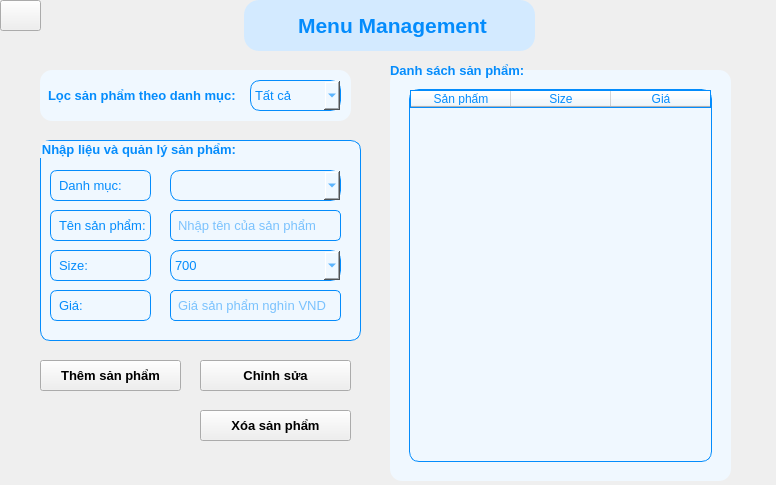
<?xml version="1.0" encoding="UTF-8"?>
<ui version="4.0">
 <class>MainWindow</class>
 <widget class="QMainWindow" name="MainWindow">
  <property name="geometry">
   <rect>
    <x>0</x>
    <y>0</y>
    <width>776</width>
    <height>485</height>
   </rect>
  </property>
  <property name="sizePolicy">
   <sizepolicy hsizetype="Fixed" vsizetype="Fixed">
    <horstretch>0</horstretch>
    <verstretch>0</verstretch>
   </sizepolicy>
  </property>
  <property name="windowTitle">
   <string>Skibidi Water</string>
  </property>
  <property name="windowIcon">
   <iconset>
    <normaloff>../../../images/skibidi.png</normaloff>../../../images/skibidi.png</iconset>
  </property>
  <property name="styleSheet">
   <string notr="true"/>
  </property>
  <widget class="QWidget" name="centralwidget">
   <widget class="QGroupBox" name="groupBox">
    <property name="geometry">
     <rect>
      <x>390</x>
      <y>70</y>
      <width>341</width>
      <height>411</height>
     </rect>
    </property>
    <property name="sizePolicy">
     <sizepolicy hsizetype="Maximum" vsizetype="Maximum">
      <horstretch>0</horstretch>
      <verstretch>0</verstretch>
     </sizepolicy>
    </property>
    <property name="font">
     <font>
      <pointsize>10</pointsize>
      <weight>75</weight>
      <bold>true</bold>
      <underline>false</underline>
     </font>
    </property>
    <property name="layoutDirection">
     <enum>Qt::LeftToRight</enum>
    </property>
    <property name="styleSheet">
     <string notr="true">QGroupBox {
    background-color: #F0F8FF;
    border: 21px #048cfc;
    border-radius: 12px;
    padding: 10px;
}
QGroupBox::title {
    color: #048cfc;
    font-weight: bold;
    padding: 5px;
}</string>
    </property>
    <property name="title">
     <string/>
    </property>
    <layout class="QGridLayout" name="gridLayout">
     <item row="0" column="0">
      <widget class="QTableWidget" name="tableWidget">
       <property name="sizePolicy">
        <sizepolicy hsizetype="Maximum" vsizetype="Maximum">
         <horstretch>0</horstretch>
         <verstretch>0</verstretch>
        </sizepolicy>
       </property>
       <property name="maximumSize">
        <size>
         <width>600</width>
         <height>1000</height>
        </size>
       </property>
       <property name="font">
        <font>
         <pointsize>10</pointsize>
        </font>
       </property>
       <property name="styleSheet">
        <string notr="true">    background-color: #F0F8FF;
color: #048cfc;
border-radius: 10px;
border: 1px solid #048cfc</string>
       </property>
       <property name="verticalScrollMode">
        <enum>QAbstractItemView::ScrollPerPixel</enum>
       </property>
       <property name="horizontalScrollMode">
        <enum>QAbstractItemView::ScrollPerPixel</enum>
       </property>
       <column>
        <property name="text">
         <string>Sản phẩm</string>
        </property>
       </column>
       <column>
        <property name="text">
         <string>Size</string>
        </property>
       </column>
       <column>
        <property name="text">
         <string>Giá</string>
        </property>
       </column>
      </widget>
     </item>
    </layout>
   </widget>
   <widget class="QLabel" name="label_2">
    <property name="geometry">
     <rect>
      <x>40</x>
      <y>70</y>
      <width>311</width>
      <height>51</height>
     </rect>
    </property>
    <property name="font">
     <font>
      <family>MS Shell Dlg 2</family>
      <pointsize>10</pointsize>
      <weight>9</weight>
      <italic>false</italic>
      <bold>false</bold>
     </font>
    </property>
    <property name="styleSheet">
     <string notr="true">color: rgb(4, 140, 252);
font: 75 10pt &quot;MS Shell Dlg 2&quot;;
border-radius: 12px;
padding: 5px;
background-color: #F0F8FF;</string>
    </property>
    <property name="text">
     <string>&lt;html&gt;&lt;head/&gt;&lt;body&gt;&lt;p&gt;&lt;span style=&quot; font-weight:696; color:#048cfc;&quot;&gt;Lọc sản phẩm theo danh mục:&lt;/span&gt;&lt;/p&gt;&lt;/body&gt;&lt;/html&gt;</string>
    </property>
   </widget>
   <widget class="QGroupBox" name="groupBox_3">
    <property name="geometry">
     <rect>
      <x>40</x>
      <y>140</y>
      <width>321</width>
      <height>201</height>
     </rect>
    </property>
    <property name="font">
     <font>
      <pointsize>10</pointsize>
      <weight>75</weight>
      <bold>true</bold>
     </font>
    </property>
    <property name="styleSheet">
     <string notr="true">background-color: #F0F8FF;
color: #048cfc;
border-radius: 10px;
border: 1px solid #048cfc</string>
    </property>
    <property name="title">
     <string>Nhập liệu và quản lý sản phẩm:</string>
    </property>
    <widget class="QLineEdit" name="lineEditNhapTenSanPham">
     <property name="geometry">
      <rect>
       <x>130</x>
       <y>70</y>
       <width>171</width>
       <height>31</height>
      </rect>
     </property>
     <property name="font">
      <font>
       <pointsize>10</pointsize>
      </font>
     </property>
     <property name="styleSheet">
      <string notr="true">    border-radius: 5px;
    padding: 5px;</string>
     </property>
     <property name="placeholderText">
      <string>Nhập tên của sản phẩm</string>
     </property>
    </widget>
    <widget class="QLabel" name="label_4">
     <property name="geometry">
      <rect>
       <x>10</x>
       <y>70</y>
       <width>101</width>
       <height>31</height>
      </rect>
     </property>
     <property name="font">
      <font>
       <pointsize>10</pointsize>
      </font>
     </property>
     <property name="styleSheet">
      <string notr="true">    border-radius: 7px;
    padding: 5px;</string>
     </property>
     <property name="text">
      <string>Tên sản phẩm:</string>
     </property>
    </widget>
    <widget class="QLabel" name="label_5">
     <property name="geometry">
      <rect>
       <x>10</x>
       <y>30</y>
       <width>101</width>
       <height>31</height>
      </rect>
     </property>
     <property name="font">
      <font>
       <pointsize>10</pointsize>
      </font>
     </property>
     <property name="styleSheet">
      <string notr="true">    border-radius: 7px;
    padding: 5px;</string>
     </property>
     <property name="text">
      <string>Danh mục:</string>
     </property>
    </widget>
    <widget class="QLabel" name="label_6">
     <property name="geometry">
      <rect>
       <x>10</x>
       <y>150</y>
       <width>101</width>
       <height>31</height>
      </rect>
     </property>
     <property name="font">
      <font>
       <pointsize>10</pointsize>
      </font>
     </property>
     <property name="styleSheet">
      <string notr="true">    border-radius: 7px;
    padding: 5px;</string>
     </property>
     <property name="text">
      <string>Giá:</string>
     </property>
    </widget>
    <widget class="QComboBox" name="comboBox_LoaiDoUong">
     <property name="geometry">
      <rect>
       <x>130</x>
       <y>30</y>
       <width>171</width>
       <height>31</height>
      </rect>
     </property>
     <property name="font">
      <font>
       <pointsize>10</pointsize>
      </font>
     </property>
     <property name="cursor">
      <cursorShape>PointingHandCursor</cursorShape>
     </property>
     <item>
      <property name="text">
       <string/>
      </property>
     </item>
     <item>
      <property name="text">
       <string>Trà sữa</string>
      </property>
     </item>
     <item>
      <property name="text">
       <string>Cà phê</string>
      </property>
     </item>
     <item>
      <property name="text">
       <string>Đá Xay</string>
      </property>
     </item>
     <item>
      <property name="text">
       <string>Soda</string>
      </property>
     </item>
     <item>
      <property name="text">
       <string>Nước Ép</string>
      </property>
     </item>
     <item>
      <property name="text">
       <string>Sinh Tố</string>
      </property>
     </item>
     <item>
      <property name="text">
       <string>Nước Ngọt</string>
      </property>
     </item>
     <item>
      <property name="text">
       <string>Trà Trái Cây</string>
      </property>
     </item>
     <item>
      <property name="text">
       <string>Khác</string>
      </property>
     </item>
    </widget>
    <widget class="QLineEdit" name="lineEditGia">
     <property name="geometry">
      <rect>
       <x>130</x>
       <y>150</y>
       <width>171</width>
       <height>31</height>
      </rect>
     </property>
     <property name="font">
      <font>
       <pointsize>10</pointsize>
      </font>
     </property>
     <property name="cursor">
      <cursorShape>IBeamCursor</cursorShape>
     </property>
     <property name="styleSheet">
      <string notr="true">    border-radius: 5px;
    padding: 5px;</string>
     </property>
     <property name="placeholderText">
      <string>Giá sản phẩm nghìn VND</string>
     </property>
    </widget>
    <widget class="QLabel" name="label_7">
     <property name="geometry">
      <rect>
       <x>10</x>
       <y>110</y>
       <width>101</width>
       <height>31</height>
      </rect>
     </property>
     <property name="font">
      <font>
       <pointsize>10</pointsize>
      </font>
     </property>
     <property name="styleSheet">
      <string notr="true">    border-radius: 7px;
    padding: 5px;</string>
     </property>
     <property name="text">
      <string>Size:</string>
     </property>
    </widget>
    <widget class="QComboBox" name="comboBox_SizeDoUong">
     <property name="geometry">
      <rect>
       <x>130</x>
       <y>110</y>
       <width>171</width>
       <height>31</height>
      </rect>
     </property>
     <property name="font">
      <font>
       <pointsize>10</pointsize>
      </font>
     </property>
     <property name="cursor">
      <cursorShape>PointingHandCursor</cursorShape>
     </property>
     <property name="toolTip">
      <string>&lt;html&gt;&lt;head/&gt;&lt;body&gt;&lt;p&gt;Đơn vị ml&lt;/p&gt;&lt;/body&gt;&lt;/html&gt;</string>
     </property>
     <item>
      <property name="text">
       <string>700</string>
      </property>
     </item>
     <item>
      <property name="text">
       <string>1000</string>
      </property>
     </item>
    </widget>
   </widget>
   <widget class="QComboBox" name="comboBox_LocSanPhamTheoDanhMuc">
    <property name="geometry">
     <rect>
      <x>250</x>
      <y>80</y>
      <width>91</width>
      <height>31</height>
     </rect>
    </property>
    <property name="font">
     <font>
      <pointsize>10</pointsize>
     </font>
    </property>
    <property name="styleSheet">
     <string notr="true">background-color: #F0F8FF;
color: #048cfc;
border-radius: 10px;
border: 1px solid #048cfc</string>
    </property>
    <item>
     <property name="text">
      <string>Tất cả</string>
     </property>
    </item>
    <item>
     <property name="text">
      <string>Sinh tố</string>
     </property>
    </item>
    <item>
     <property name="text">
      <string>Nước ngọt</string>
     </property>
    </item>
    <item>
     <property name="text">
      <string>Cà phê</string>
     </property>
    </item>
    <item>
     <property name="text">
      <string>Nước ép</string>
     </property>
    </item>
    <item>
     <property name="text">
      <string>Trà</string>
     </property>
    </item>
   </widget>
   <widget class="QPushButton" name="HomeButton">
    <property name="geometry">
     <rect>
      <x>0</x>
      <y>0</y>
      <width>41</width>
      <height>31</height>
     </rect>
    </property>
    <property name="text">
     <string/>
    </property>
    <property name="icon">
     <iconset>
      <normaloff>../../../images/Home.webp</normaloff>../../../images/Home.webp</iconset>
    </property>
   </widget>
   <widget class="QPushButton" name="pushButton_ChinhSua">
    <property name="geometry">
     <rect>
      <x>200</x>
      <y>360</y>
      <width>151</width>
      <height>31</height>
     </rect>
    </property>
    <property name="font">
     <font>
      <family>MS Shell Dlg 2</family>
      <pointsize>10</pointsize>
      <weight>75</weight>
      <italic>false</italic>
      <bold>true</bold>
     </font>
    </property>
    <property name="cursor">
     <cursorShape>PointingHandCursor</cursorShape>
    </property>
    <property name="styleSheet">
     <string notr="true">QPushButton {
    background-color: #048cfc;
    color: white;
    border-radius: 10px;
    padding: 5px;
}
QPushButton:hover {
    background-color: #026bb3;
}
	font: 75 10pt &quot;MS Shell Dlg 2&quot;;</string>
    </property>
    <property name="text">
     <string>Chỉnh sửa</string>
    </property>
   </widget>
   <widget class="QPushButton" name="pushButton_ThemSP">
    <property name="geometry">
     <rect>
      <x>40</x>
      <y>360</y>
      <width>141</width>
      <height>31</height>
     </rect>
    </property>
    <property name="font">
     <font>
      <family>MS Shell Dlg 2</family>
      <pointsize>10</pointsize>
      <weight>75</weight>
      <italic>false</italic>
      <bold>true</bold>
     </font>
    </property>
    <property name="cursor">
     <cursorShape>PointingHandCursor</cursorShape>
    </property>
    <property name="styleSheet">
     <string notr="true">QPushButton {
    background-color: #048cfc;
    color: white;
    border-radius: 10px;
    padding: 5px;
}
QPushButton:hover {
    background-color: #026bb3;
}
	font: 75 10pt &quot;MS Shell Dlg 2&quot;;</string>
    </property>
    <property name="text">
     <string>Thêm sản phẩm</string>
    </property>
    <property name="iconSize">
     <size>
      <width>170</width>
      <height>80</height>
     </size>
    </property>
   </widget>
   <widget class="QPushButton" name="pushButton_Xoa">
    <property name="geometry">
     <rect>
      <x>200</x>
      <y>410</y>
      <width>151</width>
      <height>31</height>
     </rect>
    </property>
    <property name="font">
     <font>
      <family>MS Shell Dlg 2</family>
      <pointsize>10</pointsize>
      <weight>75</weight>
      <italic>false</italic>
      <bold>true</bold>
     </font>
    </property>
    <property name="cursor">
     <cursorShape>PointingHandCursor</cursorShape>
    </property>
    <property name="styleSheet">
     <string notr="true">QPushButton {
    background-color: #048cfc;
    color: white;
    border-radius: 10px;
    padding: 5px;
}
QPushButton:hover {
    background-color: #026bb3;
}
	font: 75 10pt &quot;MS Shell Dlg 2&quot;;</string>
    </property>
    <property name="text">
     <string>Xóa sản phẩm</string>
    </property>
   </widget>
   <widget class="QLabel" name="label_3">
    <property name="geometry">
     <rect>
      <x>0</x>
      <y>0</y>
      <width>791</width>
      <height>481</height>
     </rect>
    </property>
    <property name="font">
     <font>
      <pointsize>10</pointsize>
      <weight>75</weight>
      <bold>true</bold>
     </font>
    </property>
    <property name="text">
     <string/>
    </property>
    <property name="pixmap">
     <pixmap>../../../images/backround.png</pixmap>
    </property>
    <property name="scaledContents">
     <bool>true</bool>
    </property>
    <property name="wordWrap">
     <bool>true</bool>
    </property>
   </widget>
   <widget class="QLabel" name="label">
    <property name="geometry">
     <rect>
      <x>244</x>
      <y>0</y>
      <width>291</width>
      <height>51</height>
     </rect>
    </property>
    <property name="font">
     <font>
      <pointsize>16</pointsize>
      <weight>75</weight>
      <bold>true</bold>
     </font>
    </property>
    <property name="styleSheet">
     <string notr="true">color: rgb(4, 140, 252);
border-radius: 15px;
padding: 5px;
background-color: rgb(211, 234, 255);</string>
    </property>
    <property name="text">
     <string>&lt;html&gt;&lt;head/&gt;&lt;body&gt;&lt;p align=&quot;center&quot;&gt;&lt;span style=&quot; font-weight:696; color:#048cfc;&quot;&gt;Menu Management&lt;/span&gt;&lt;/p&gt;&lt;/body&gt;&lt;/html&gt;</string>
    </property>
   </widget>
   <widget class="QLabel" name="label_8">
    <property name="geometry">
     <rect>
      <x>390</x>
      <y>60</y>
      <width>331</width>
      <height>21</height>
     </rect>
    </property>
    <property name="autoFillBackground">
     <bool>false</bool>
    </property>
    <property name="text">
     <string>&lt;html&gt;&lt;head/&gt;&lt;body&gt;&lt;p&gt;&lt;span style=&quot; font-size:10pt; font-weight:696; color:#048cfc;&quot;&gt;Danh sách sản phẩm:&lt;/span&gt;&lt;/p&gt;&lt;/body&gt;&lt;/html&gt;</string>
    </property>
    <property name="scaledContents">
     <bool>false</bool>
    </property>
   </widget>
   <widget class="QLabel" name="label_9">
    <property name="geometry">
     <rect>
      <x>44</x>
      <y>359</y>
      <width>131</width>
      <height>31</height>
     </rect>
    </property>
    <property name="text">
     <string>&lt;html&gt;&lt;head/&gt;&lt;body&gt;&lt;p&gt;&lt;span style=&quot; font-weight:696; color:#ffffff;&quot;&gt;Thêm sản phẩm&lt;/span&gt;&lt;/p&gt;&lt;/body&gt;&lt;/html&gt;</string>
    </property>
   </widget>
   <zorder>label_3</zorder>
   <zorder>label_9</zorder>
   <zorder>groupBox</zorder>
   <zorder>label_2</zorder>
   <zorder>groupBox_3</zorder>
   <zorder>comboBox_LocSanPhamTheoDanhMuc</zorder>
   <zorder>HomeButton</zorder>
   <zorder>pushButton_ChinhSua</zorder>
   <zorder>pushButton_ThemSP</zorder>
   <zorder>pushButton_Xoa</zorder>
   <zorder>label</zorder>
   <zorder>label_8</zorder>
  </widget>
  <widget class="QMenuBar" name="menubar">
   <property name="geometry">
    <rect>
     <x>0</x>
     <y>0</y>
     <width>776</width>
     <height>26</height>
    </rect>
   </property>
  </widget>
 </widget>
 <resources/>
 <connections/>
</ui>
